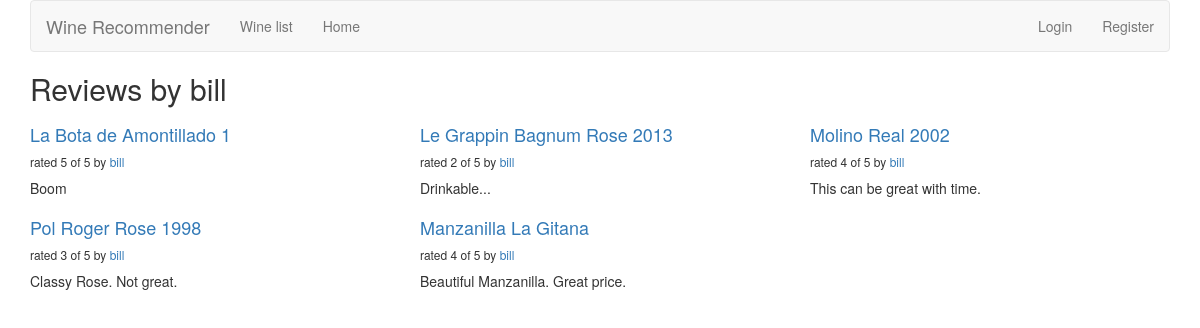
The page /reviews/review/user/bill/ on the database as committed earlier.
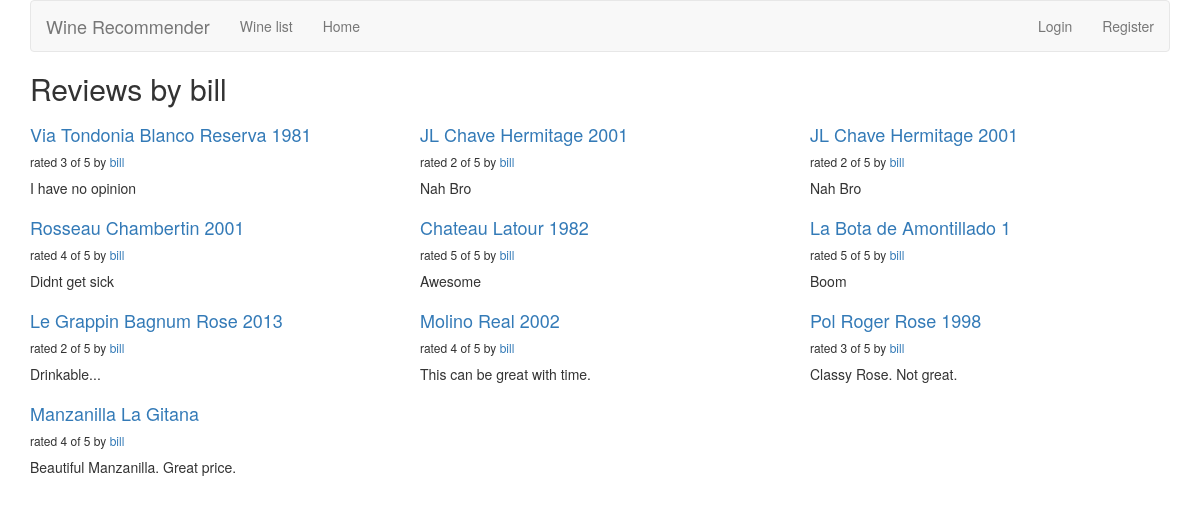
The same page on the database as committed later.
### reviews/models.py (models this page shows, shortened)
class Review(models.Model):
	RATING_CHOICES = (
		(1, '1'),
	    (2, '2'),
	    (3, '3'),
	    (4, '4'),
	    (5, '5'),
	)
	wine = models.ForeignKey(Wine)
	pub_date = models.DateTimeField('date published')
	user_name = models.CharField(max_length=100)
	comment = models.CharField(max_length=200)
	rating = models.IntegerField(choices=RATING_CHOICES)

class Wine(models.Model):
	name = models.CharField(max_length=200)
	YEAR_CHOICES = [(r,r) for r in range(1900, datetime.date.today().year+1)]
	year = models.IntegerField(('year'), choices=YEAR_CHOICES, default=datetime.datetime.now().year)

### reviews/views.py (the view)
# urls.py: url(r'^review/user/(?P<username>\w+)/$', views.user_review_list, name='user_review_list'),
def user_review_list(request, username=None):
	if not username:
		username = request.user.username
	latest_review_list = Review.objects.filter(user_name=username).order_by('-pub_date')
	context = {'latest_review_list':latest_review_list, 'username':username}
	return render(request, 'reviews/user_review_list.html', context)

### reviews/templates/reviews/user_review_list.html
{% extends 'reviews/review_list.html' %}
{% block title %}
<h2>Reviews by {{ username }}</h2>
{% endblock %}

### reviews/templates/reviews/review_list.html (shortened to what this page needs)
{% extends 'base.html' %}
{% block content %}
{% if latest_review_list %}
<div class="row">
    {% for review in latest_review_list %}
    <div class="col-xs-6 col-lg-4">
        <h4>
        	<a href="{% url 'reviews:review_detail' review.id %}">
        		{{ review.wine.name }}
    		</a>
    	</h4>
        <h6>rated {{ review.rating }} of 5 by <a href="{% url 'reviews:user_review_list' review.user_name %}" >{{ review.user_name }}</a></h6>
        <p>{{ review.comment }}</p>
    </div>
    {% endfor %}
</div>
{% else %}
<p>No reviews are available.</p>
{% endif %}
{% endblock %}

Rows that differ between the two databases and show on the page:
added Review: wine.name "Via Tondonia Blanco Reserva 1981", rating "3", user_name "bill", comment "I have no opinion"
added Review: wine.name "JL Chave Hermitage 2001", rating "2", user_name "bill", comment "Nah Bro"
added Review: wine.name "JL Chave Hermitage 2001", rating "2", user_name "bill", comment "Nah Bro"
added Review: wine.name "Rosseau Chambertin 2001", rating "4", user_name "bill", comment "Didnt get sick"
added Review: wine.name "Chateau Latour 1982", rating "5", user_name "bill", comment "Awesome"
